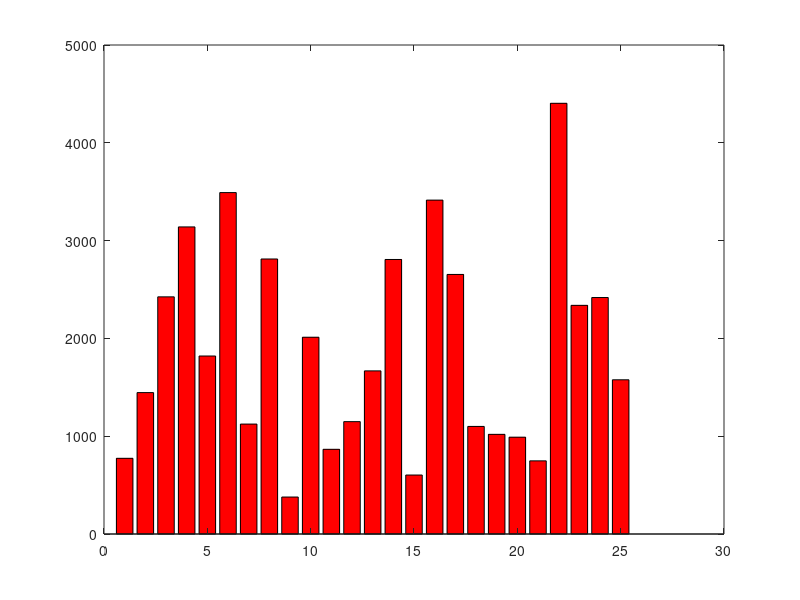

The MATLAB source for this figure: (Note: this script raises an error after producing the figure.)

x = 1:1:25;

% My calories:
y = [1837 2445 1823 680 1385 127 2054 1875 2313 997 1888 1929 2053 1539 4246 692 1410 1259 2223 1850 2254 1740 1084 1564 1785];
% My Burnings calories:
z = [774 1446 2425 3140 1820 3491 1124 2812 378 2012 866 1149 1668 2807 603 3414 2654 1100 1019 990 748 4404 2338 2418 1577];
    

bud = [y-z]




%Bar Graph of my Calories:
bar(x,y);
%Bar Graph of my Burnings Calories:
bar(x,z,'r');


%Bar Graph of my Calories(Top plot):
ax1 = nexttile;
bar(ax1,x,y)
title(ax1,'Eating Calories')
xlabel(ax1,'Days')
ylabel(ax1,'Calories') 
%Bar Graph of my Burnings Calories(Bottom plot):
ax2 = nexttile; 
bar(ax2,x,z,'r')
title(ax2,'Burned Calories')
xlabel(ax2,'Days')
ylabel(ax2,'Calories')

% Mean/Average of my calories:
    M = mean(y);
% Mean/Average of my burnings:
    M2 = mean(z);
% Mean/Average of my calories-burnings:
    M3 = mean(bud);
    


  
    
% Median of my calories:
    MD =  median(y);
 % Median of my burnings:
    MD2 =  median(z);
 % Median of my calories-burnings:
    MD3 = median (bud);
    
    % standard deviation of my calories:
    S = std(y);
    % standard deviation of my burnings:
    S2 = std(z);
    % standard deviation of calories-burnings:
    S3 = std(bud);
    
    % Correlation (coefficient) of y and z:
    % we must set y and b in one matrix together t :
    t = [y,z];
    [R,P] = corrcoef(y,z)
 
 % h = ttest(x) returns a test decision for the null hypothesis that the data in x comes from a normal distribution with mean equal to zero and unknown variance, using the one-sample t-test.
 % The alternative hypothesis is that the population distribution does not have a mean equal to zero. The result h is 1 if the test rejects the null hypothesis at the 5% significance level, and 0 otherwise.
% If h = 1, this indicates the rejection of the null hypothesis at the Alpha significance level.
% If h = 0, this indicates a failure to reject the null hypothesis at the Alpha significance level.
%h = ttest2(y,z) 

% [h,p] = ttest(___) also returns the p-value, p, of the test, using any of the input arguments from the previous syntax groups.
% If the p-value < 0.05 then reject the null hypothesis, 
% the p-value > 0.05 accept the null hypothesis.  
  [h,p] = ttest2(y,z,'Vartype','unequal') 
  
  % [h,p,ci,stats] = ttest(___) also returns the confidence interval ci for the mean of x, or of x ? y for the paired t-test, 
  % and the structure stats containing information about the test statistic.
    %[h,p,ci,stats] = ttest2(y,z)
    
    
    
    